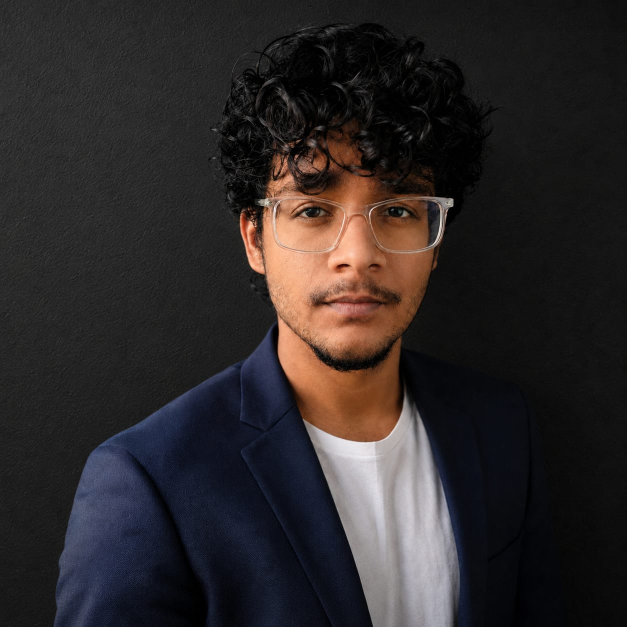
#> input picture hhgoa.jpeg, 1254 x 1254 px (shown at 1/2 size)
$ python generate_ascii_portrait.py
#> lines starting #> are read from the running program, lines starting #| are printed output that depends on the picture
"""
generate_ascii_portrait.py
--------------------------
Converts hhgoa.jpeg -> ASCII art portrait -> self-contained SVGs:
  - assets/hero/ascii-portrait.svg        (animated, dark mode)
  - assets/hero/ascii-portrait-static.svg (static, dark mode)
  - assets/hero/ascii-portrait-light.svg  (static, light mode)

Complies with all specifications in ASCII.md:
  - Preserves Prithiv's facial likeness, curly hair, glasses, jawline, and silhouette.
  - Character density: dense chars for hair/dark areas, sparse for highlights, clean spaces for background.
  - Clean terminal frame matching the AI Engineering Command Center identity.
  - Smooth, professional top-to-bottom reveal with scanline and blinking cursor.
  - 100% static-first compatibility: fully visible if SMIL animation is disabled.
  - Valid XML, no external dependencies, no JS, file size < 150 KB.
"""

import os
import html
import xml.etree.ElementTree as ET
from PIL import Image, ImageEnhance
import numpy as np

# ─── File Paths ───────────────────────────────────────────────────────────────
SCRIPT_DIR = os.path.dirname(os.path.abspath(__file__))
REPO_ROOT  = os.path.abspath(os.path.join(SCRIPT_DIR, "..", ".."))
SRC_IMAGE  = os.path.join(REPO_ROOT, "hhgoa.jpeg")
HERO_DIR   = os.path.join(REPO_ROOT, "assets", "hero")
os.makedirs(HERO_DIR, exist_ok=True)

# ─── Grid & Geometry ──────────────────────────────────────────────────────────
COLS        = 118      # Character columns
CHAR_ASPECT = 0.50     # Monospace character aspect ratio (width / height)
SVG_W       = 768.0    # SVG viewBox width
PADDING_X   = 22.0     # Left & right padding
CONTENT_W   = SVG_W - (PADDING_X * 2.0)  # 724.0px textLength
ROW_H       = 11.5     # Height per line of text
FONT_SIZE   = 9.8      # Monospace font size
TOP_BAR_H   = 38.0     # Terminal header bar height
BOT_BAR_H   = 34.0     # Terminal footer bar height
PAD_TOP     = 16.0     # Spacing between top bar and first text line
PAD_BOT     = 14.0     # Spacing between last text line and bottom bar

# ─── Color Themes ─────────────────────────────────────────────────────────────
DARK_THEME = {
    "bg_start": "#111722",
    "bg_end":   "#0d1117",
    "border":   "#30363d",
    "header_bg": "#161b22",
    "text":     "#c9d1d9",
    "dim":      "#7d8590",
    "accent":   "#58a6ff",
    "green":    "#3fb950",
    "red":      "#ff5f56",
    "yellow":   "#ffbd2e",
}

LIGHT_THEME = {
    "bg_start": "#ffffff",
    "bg_end":   "#f6f8fa",
    "border":   "#d0d7de",
    "header_bg": "#ebeef2",
    "text":     "#24292f",
    "dim":      "#57606a",
    "accent":   "#0969da",
    "green":    "#1a7f37",
    "red":      "#cf222e",
    "yellow":   "#9a6700",
}

FONT_STACK = "ui-monospace, SFMono-Regular, Menlo, Consolas, 'Liberation Mono', monospace"

# Character ramp from sparse/light to dense/dark
# Index 0 is space ' ' for background/clean areas
RAMP = "   ..::--==++**##%%@@@@"


def generate_ascii_lines(image_path: str, cols: int) -> list[str]:
    """
    Process hhgoa.jpeg and return list of ASCII character strings.
    """
    img = Image.open(image_path).convert("RGB")
    w, h = img.size

    # Crop to head and shoulders
    crop_x1 = int(w * 0.12)
    crop_y1 = int(h * 0.02)
    crop_x2 = int(w * 0.88)
    crop_y2 = int(h * 0.84)
    crop = img.crop((crop_x1, crop_y1, crop_x2, crop_y2))
    cw, ch = crop.size

    # Compute target rows preserving aspect ratio
    rows = int(ch / (cw / cols / CHAR_ASPECT))

    # Grayscale and detail enhancement
    gray = crop.convert("L")
    enhanced = ImageEnhance.Contrast(gray).enhance(1.52)
    enhanced = ImageEnhance.Sharpness(enhanced).enhance(1.60)

    # Resize to character grid
    small = enhanced.resize((cols, rows), Image.Resampling.LANCZOS)
    arr = np.array(small, dtype=float)

    # Clean background wall reflections
    for y in range(rows):
        for x in range(cols):
            # Left studio wall suppression
            if x < cols * 0.32 and y < rows * 0.62:
                if arr[y, x] < 55:
                    arr[y, x] = 0
            # Right studio wall suppression
            elif x > cols * 0.72 and y < rows * 0.55:
                if arr[y, x] < 45:
                    arr[y, x] = 0
            elif arr[y, x] < 24:
                arr[y, x] = 0

    ramp_len = len(RAMP)
    lines = []
    for y in range(rows):
        chars = []
        for x in range(cols):
            val = min(255.0, max(0.0, arr[y, x]))
            idx = int(val / 256.0 * ramp_len)
            idx = min(ramp_len - 1, max(0, idx))
            chars.append(RAMP[idx])
        lines.append("".join(chars))

    return lines


def build_svg_document(lines: list[str], theme: dict, animated: bool = True) -> str:
    """
    Construct a clean, valid XML SVG string representing the terminal ASCII portrait.
    """
    num_rows = len(lines)
    content_h = num_rows * ROW_H
    portrait_start_y = TOP_BAR_H + PAD_TOP
    footer_y = portrait_start_y + content_h + PAD_BOT
    svg_h = footer_y + BOT_BAR_H

    # XML Defs: gradient and row reveal clip paths
    clip_defs = []
    text_elements = []

    for i, line in enumerate(lines):
        y_pos = portrait_start_y + (i * ROW_H)
        text_y = y_pos + (ROW_H * 0.78)
        escaped_text = html.escape(line)

        if animated:
            clip_id = f"r{i}"
            begin_sec = 0.15 + (i * 0.022)  # smooth staggered reveal
            clip_defs.append(
                f'    <clipPath id="{clip_id}">\n'
                f'      <rect x="{PADDING_X:.1f}" y="{y_pos:.1f}" width="{CONTENT_W:.1f}" height="{ROW_H:.1f}">\n'
                f'        <animate attributeName="width" from="0" to="{CONTENT_W:.1f}" begin="{begin_sec:.3f}s" dur="0.10s" fill="freeze"/>\n'
                f'      </rect>\n'
                f'    </clipPath>'
            )
            text_elements.append(
                f'  <g clip-path="url(#{clip_id})">\n'
                f'    <text xml:space="preserve" x="{PADDING_X:.1f}" y="{text_y:.1f}" '
                f'fill="{theme["text"]}" font-size="{FONT_SIZE:.1f}" '
                f'textLength="{CONTENT_W:.1f}" lengthAdjust="spacing">{escaped_text}</text>\n'
                f'  </g>'
            )
        else:
            text_elements.append(
                f'  <text xml:space="preserve" x="{PADDING_X:.1f}" y="{text_y:.1f}" '
                f'fill="{theme["text"]}" font-size="{FONT_SIZE:.1f}" '
                f'textLength="{CONTENT_W:.1f}" lengthAdjust="spacing">{escaped_text}</text>'
            )

    clip_defs_str = "\n".join(clip_defs)
    text_content_str = "\n".join(text_elements)

    # Optional dynamic scanline and cursor for animated mode
    scanline_str = ""
    cursor_str = ""
    status_dot_str = f'<circle cx="32" cy="{footer_y + (BOT_BAR_H / 2.0):.1f}" r="4" fill="{theme["green"]}"/>'

    if animated:
        total_anim_dur = 0.15 + (num_rows * 0.022) + 0.10
        scanline_str = (
            f'  <!-- Scanline Reveal -->\n'
            f'  <line x1="{PADDING_X:.1f}" y1="{portrait_start_y:.1f}" x2="{SVG_W - PADDING_X:.1f}" y2="{portrait_start_y:.1f}" '
            f'stroke="{theme["accent"]}" stroke-width="1.5" opacity="0">\n'
            f'    <animate attributeName="y1" from="{portrait_start_y:.1f}" to="{portrait_start_y + content_h:.1f}" '
            f'begin="0.15s" dur="{total_anim_dur:.2f}s" fill="freeze"/>\n'
            f'    <animate attributeName="y2" from="{portrait_start_y:.1f}" to="{portrait_start_y + content_h:.1f}" '
            f'begin="0.15s" dur="{total_anim_dur:.2f}s" fill="freeze"/>\n'
            f'    <animate attributeName="opacity" values="0;0.65;0.65;0" keyTimes="0;0.05;0.95;1" '
            f'begin="0.15s" dur="{total_anim_dur:.2f}s" fill="freeze"/>\n'
            f'  </line>'
        )

        cursor_begin = total_anim_dur + 0.1
        cursor_str = (
            f'  <!-- Blinking Terminal Cursor -->\n'
            f'  <rect x="238" y="{footer_y + 11:.1f}" width="6" height="11" fill="{theme["accent"]}">\n'
            f'    <animate attributeName="opacity" values="1;1;0;0;1" dur="1.1s" begin="{cursor_begin:.2f}s" repeatCount="indefinite"/>\n'
            f'  </rect>'
        )

        status_dot_str = (
            f'  <circle cx="32" cy="{footer_y + (BOT_BAR_H / 2.0):.1f}" r="4" fill="{theme["green"]}">\n'
            f'    <animate attributeName="opacity" values="1;0.4;1" dur="2.2s" begin="{cursor_begin:.2f}s" repeatCount="indefinite"/>\n'
            f'  </circle>'
        )

    svg = f"""<svg xmlns="http://www.w3.org/2000/svg" width="{SVG_W:.0f}" height="{svg_h:.0f}" viewBox="0 0 {SVG_W:.0f} {svg_h:.0f}" font-family="{FONT_STACK}" role="img" aria-label="Prithiv — ASCII portrait and AI engineering system identity">
  <title>Prithiv — ASCII portrait and AI engineering system identity</title>
  <desc>Personal ASCII portrait of Prithiv generated from hhgoa.jpeg inside the AI Engineering System terminal frame</desc>

  <defs>
    <linearGradient id="bgGrad" x1="0" y1="0" x2="0" y2="1">
      <stop offset="0%" stop-color="{theme['bg_start']}"/>
      <stop offset="100%" stop-color="{theme['bg_end']}"/>
    </linearGradient>
{clip_defs_str}
  </defs>

  <!-- Frame Background & Border -->
  <rect width="{SVG_W:.0f}" height="{svg_h:.0f}" rx="10" fill="url(#bgGrad)"/>
  <rect x="0.5" y="0.5" width="{SVG_W - 1:.1f}" height="{svg_h - 1:.1f}" rx="9.5" fill="none" stroke="{theme['border']}" stroke-width="1"/>

  <!-- Terminal Title Bar -->
  <rect x="0" y="0" width="{SVG_W:.0f}" height="{TOP_BAR_H:.0f}" rx="10" fill="{theme['header_bg']}"/>
  <rect x="0" y="{TOP_BAR_H - 10:.0f}" width="{SVG_W:.0f}" height="10" fill="{theme['header_bg']}"/>
  <line x1="0" y1="{TOP_BAR_H:.0f}" x2="{SVG_W:.0f}" y2="{TOP_BAR_H:.0f}" stroke="{theme['border']}" stroke-width="1"/>

  <!-- Window Dots -->
  <circle cx="24" cy="19" r="5" fill="{theme['red']}"/>
  <circle cx="40" cy="19" r="5" fill="{theme['yellow']}"/>
  <circle cx="56" cy="19" r="5" fill="{theme['green']}"/>

  <!-- Header Labels -->
  <text x="{SVG_W / 2.0:.1f}" y="23" fill="{theme['dim']}" font-size="11" text-anchor="middle" letter-spacing="2">PRITHIV // AI ENGINEERING SYSTEM</text>
  <text x="{SVG_W - 24:.1f}" y="23" fill="{theme['accent']}" font-size="10" text-anchor="end">portrait.exe</text>

  <!-- ASCII Portrait Content -->
{text_content_str}

{scanline_str}

  <!-- Footer Status Bar -->
  <line x1="0" y1="{footer_y:.1f}" x2="{SVG_W:.0f}" y2="{footer_y:.1f}" stroke="{theme['border']}" stroke-width="1"/>

  {status_dot_str}
  <text x="44" y="{footer_y + 21:.1f}" fill="{theme['text']}" font-size="10.5" letter-spacing="1">IDENTITY: <tspan fill="{theme['green']}">PRITHIV</tspan> · AI/ML SYSTEMS</text>
  {cursor_str}

  <text x="{SVG_W - 24:.1f}" y="{footer_y + 21:.1f}" fill="{theme['dim']}" font-size="10" text-anchor="end">
    Chennai, India · STATUS: <tspan fill="{theme['green']}">ONLINE</tspan>
  </text>
</svg>"""

    return svg


def main():
    print(f"Loading source image: {SRC_IMAGE}")
    lines = generate_ascii_lines(SRC_IMAGE, COLS)
#> in generate_ascii_lines, img is the input picture: PIL image 1254x1254 RGB; mean R, G, B 45.1, 40.1, 40.5
#> in generate_ascii_lines, `crop = img.crop((crop_x1, crop_y1, crop_x2, crop_y2))`:
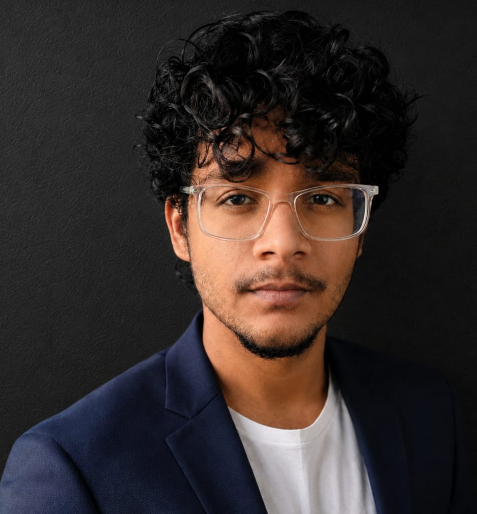
#> crop: PIL image 953x1028 RGB (shown at 1/2 size); mean R, G, B 52.5, 44.1, 42.5
#> in generate_ascii_lines, `gray = crop.convert("L")`:
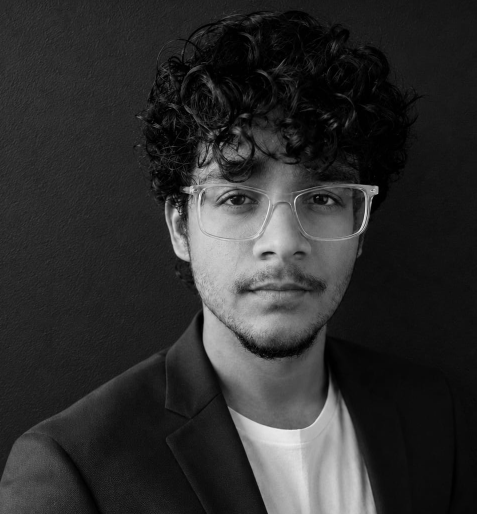
#> gray: PIL image 953x1028 L (shown at 1/2 size); min 0, max 251, mean 46.4
#> in generate_ascii_lines, `enhanced = ImageEnhance.Contrast(gray).enhance(1.52)`:
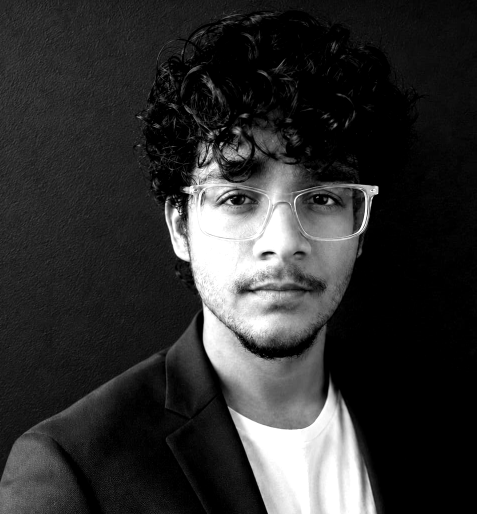
#> enhanced: PIL image 953x1028 L (shown at 1/2 size); min 0, max 255, mean 48
#> in generate_ascii_lines, `small = enhanced.resize((cols, rows), Image.Resampling.LANCZOS)`:
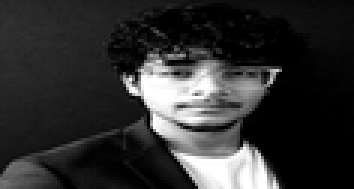
#> small: PIL image 118x63 L (shown 3 times larger); min 0, max 255, mean 47.8
#> after the loop in generate_ascii_lines, `for y in range(rows):`:
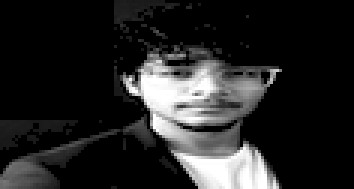
#> arr: shape (63, 118) float64 (shown 3 times larger); min 0, max 255, mean 37.4
#> after the loop in generate_ascii_lines, `for y in range(rows):`: lines = 63 items
#> lines = 63 items
    print(f"Generated ASCII grid: {len(lines)} rows x {len(lines[0])} columns")
#| Generated ASCII grid: 63 rows x 118 columns

    # Output paths
    out_animated = os.path.join(HERO_DIR, "ascii-portrait.svg")
    out_static   = os.path.join(HERO_DIR, "ascii-portrait-static.svg")
    out_light    = os.path.join(HERO_DIR, "ascii-portrait-light.svg")

    # 1. Animated SVG (Dark Mode)
    print("Writing animated SVG...")
    svg_anim = build_svg_document(lines, DARK_THEME, animated=True)
#> in build_svg_document, `num_rows = len(lines)`: num_rows = 63
#> in build_svg_document, `content_h = num_rows * ROW_H`: content_h = 724.5
#> in build_svg_document, `footer_y = portrait_start_y + content_h + PAD_BOT`: footer_y = 792.5
#> in build_svg_document, `svg_h = footer_y + BOT_BAR_H`: svg_h = 826.5
#> the loop in build_svg_document, `for i, line in enumerate(lines):` made 63 passes
#> (y_pos, text_y, clip_id, begin_sec) on passes 1 to 12: (54, 62.97, 'r0', 0.15), (65.5, 74.47, 'r1', 0.172), (77, 85.97, 'r2', 0.194), (88.5, 97.47, 'r3', 0.216), (100, 109, 'r4', 0.238), (111.5, 120.5, 'r5', 0.26), (123, 132, 'r6', 0.282), (134.5, 143.5, 'r7', 0.304), (146, 155, 'r8', 0.326), (157.5, 166.5, 'r9', 0.348), (169, 178, 'r10', 0.37), (180.5, 189.5, 'r11', 0.392)
#> after the loop in build_svg_document, `for i, line in enumerate(lines):`: clip_defs = 63 items
#> in build_svg_document, `total_anim_dur = 0.15 + (num_rows * 0.022) + 0.10`: total_anim_dur = 1.64
#> in build_svg_document, `cursor_begin = total_anim_dur + 0.1`: cursor_begin = 1.74
    with open(out_animated, "w", encoding="utf-8") as f:
        f.write(svg_anim)
    size_anim_kb = os.path.getsize(out_animated) / 1024
    print(f"  -> {out_animated} ({size_anim_kb:.1f} KB)")

    # 2. Static SVG (Dark Mode)
    print("Writing static dark SVG...")
    svg_static = build_svg_document(lines, DARK_THEME, animated=False)
#> the loop in build_svg_document (call 2), `for i, line in enumerate(lines):` made 63 passes
#> (y_pos, text_y) on passes 1 to 12: (54, 62.97), (65.5, 74.47), (77, 85.97), (88.5, 97.47), (100, 109), (111.5, 120.5), (123, 132), (134.5, 143.5), (146, 155), (157.5, 166.5), (169, 178), (180.5, 189.5)
    with open(out_static, "w", encoding="utf-8") as f:
        f.write(svg_static)
    size_static_kb = os.path.getsize(out_static) / 1024
    print(f"  -> {out_static} ({size_static_kb:.1f} KB)")

    # 3. Static SVG (Light Mode)
    print("Writing static light SVG...")
    svg_light = build_svg_document(lines, LIGHT_THEME, animated=False)
    with open(out_light, "w", encoding="utf-8") as f:
        f.write(svg_light)
    size_light_kb = os.path.getsize(out_light) / 1024
    print(f"  -> {out_light} ({size_light_kb:.1f} KB)")

    # Validation
    for p in [out_animated, out_static, out_light]:
        ET.parse(p)
        print(f"  [PASS] Valid XML: {os.path.basename(p)}")

    print("\nAll ASCII portrait SVGs generated and validated successfully.")


if __name__ == "__main__":
    main()
